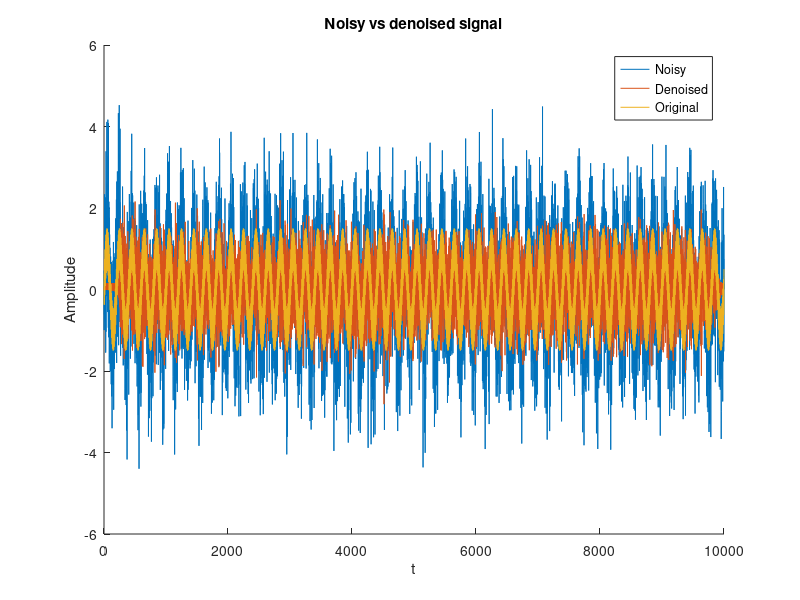

MATLAB code to generate this figure:
% Set up our noisy signal as x_in
len = 10000;
t = (1:len);
x_in_noiseless=0.5*cos(t*pi/4)+sin(t*pi/100);
x_in = x_in_noiseless + +randn(1,len);
y_out=0*x_in;

% N and overlap
N=512;
overlap=256;

% Partition data into samples size N overlapping by overlap
x=buffer(x_in,N,overlap);

% Get dimensions
[N_samps,N_frames]=size(x);

% Extends hanning array
x_w=repmat(hanning(N),1,N_frames).*x;

for frame_no=1:N_frames-2
    X_w(:,frame_no)=fft(x_w(:,frame_no));
    Y_w(:,frame_no)=X_w(:,frame_no);
    Y_w(2:N/8,frame_no)=0.1*X_w(2:N/8,frame_no);
    Y_w(N/4+1:N/2,frame_no)=0.2*X_w(N/4+1:N/2,frame_no);
    Y_w(N:-1:N/2+2,frame_no)=conj(Y_w(2:N/2,frame_no));
    y_w(:,frame_no)=ifft(Y_w(:,frame_no));
    y_out((frame_no-1)*overlap+1:(frame_no-1)*overlap+N)=...
        y_out((frame_no-1)*overlap+1:(frame_no-1)*overlap+N)+y_w(:,frame_no)';
end


hold on
plot(t, x_in)
plot(t, y_out)
plot(t, x_in_noiseless)
legend('Noisy', 'Denoised', 'Original');
xlabel('t')
ylabel('Amplitude')
title('Noisy vs denoised signal')
hold off